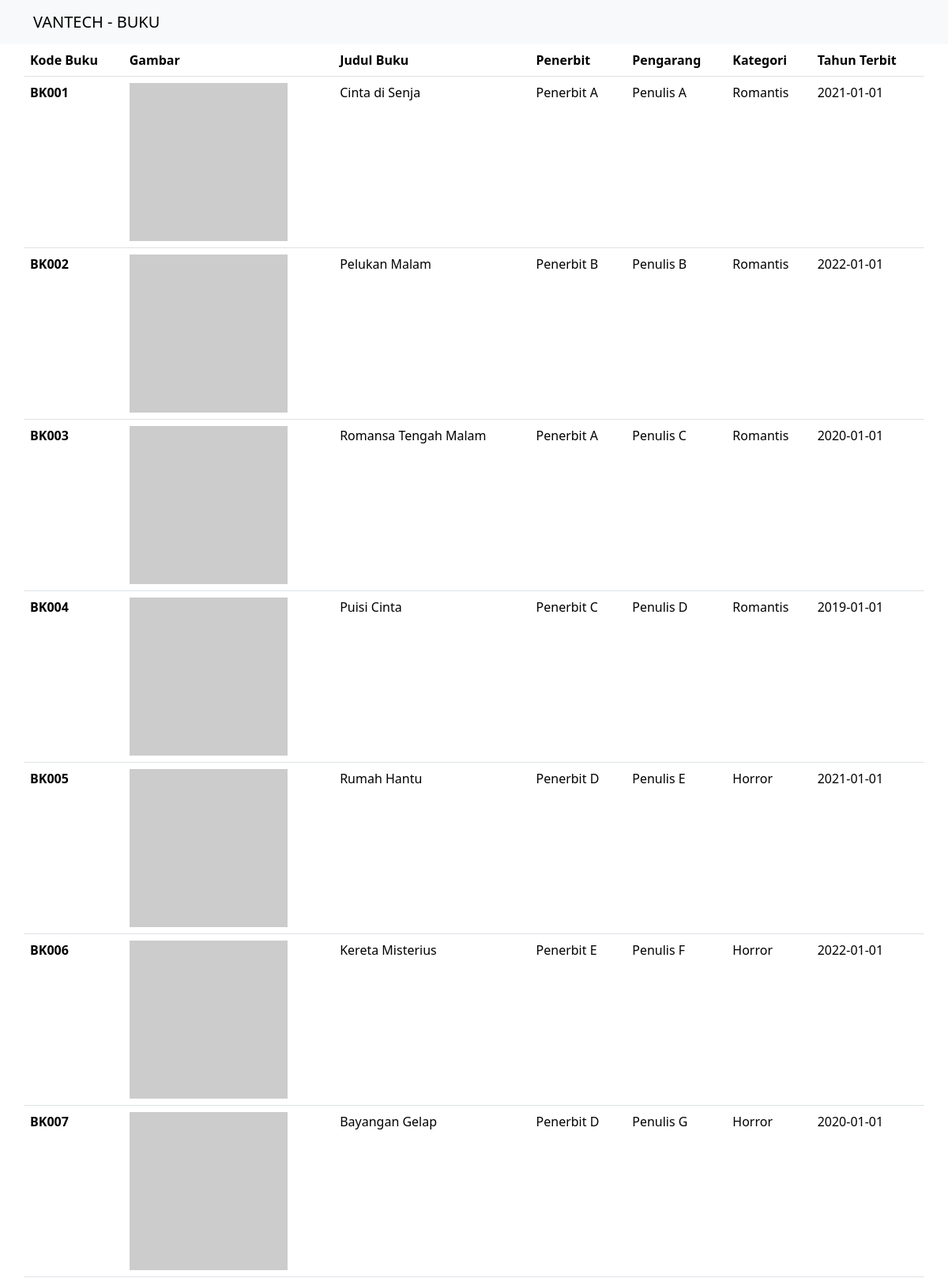
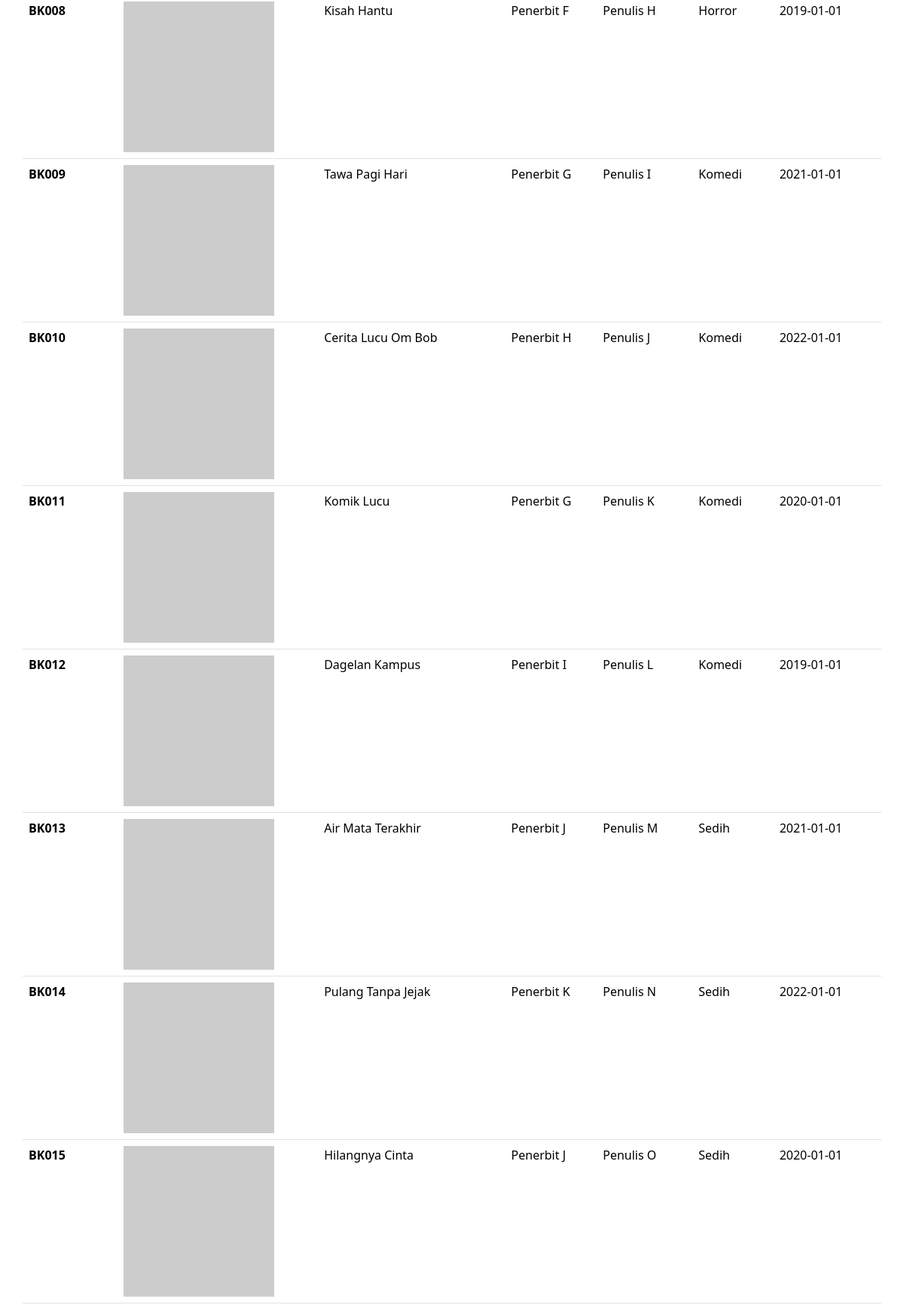
The page / (upper part) on the database its author committed (2 pictures, top to bottom).
### tables this page shows
CREATE TABLE `buku` (
  `id_buku` char(5) NOT NULL,
  `judul_buku` varchar(100) NOT NULL,
  `penerbit` varchar(100) NOT NULL,
  `pengarang` varchar(100) NOT NULL,
  `kategori` enum('Horror','Romantis','Komedi','Sedih','Bahagia') NOT NULL,
  `tahun_terbit` date NOT NULL
);

### config/functions.php (called while the page is built)
<?php
function koneksi()
{
    $conn = mysqli_connect("localhost", "root", "", "prakweb_2023_b_213040045") or die('KONEKSI GAGAL');
    return $conn;
}
function query($query)
{
    $conn = koneksi();
    $result = mysqli_query($conn, $query);
    $rows = [];
    while ($row = mysqli_fetch_assoc($result)) {
        $rows[] = $row;
    }
    return $rows;
}

### index.php (the view, shortened to what this page needs)
<?php
require 'config/functions.php';
?>
<!doctype html>
<html lang="en">
<head>
  <link href="https://cdn.jsdelivr.net/npm/bootstrap@5.3.2/dist/css/bootstrap.min.css" rel="stylesheet">
</head>
<body>
  <nav class="navbar bg-body-tertiary">
    <div class="container">
      <a class="navbar-brand">VANTECH - BUKU</a>
    </div>
  </nav>
  <section class="main">
    <div class="container">
      <div class="row">
        <?php $buku = query("SELECT * FROM buku"); ?>
        <table class="table">
          <thead>
            <tr>
              <th scope="col">Kode Buku</th>
              <th scope="col">Gambar</th>
              <th scope="col">Judul Buku</th>
              <th scope="col">Penerbit</th>
              <th scope="col">Pengarang</th>
              <th scope="col">Kategori</th>
              <th scope="col">Tahun Terbit</th>
            </tr>
          </thead>
          <tbody>
            <?php foreach ($buku as $bk) : ?>
              <tr>
                <th scope="row"><?= $bk['id_buku']; ?></th>
                <td><img src="https://picsum.photos/200/200"></td>
                <td><?= $bk['judul_buku']; ?></td>
                <td><?= $bk['penerbit']; ?></td>
                <td><?= $bk['pengarang']; ?></td>
                <td><?= $bk['kategori']; ?></td>
                <td><?= $bk['tahun_terbit']; ?></td>
              </tr>
            <?php endforeach; ?>
          </tbody>
        </table>
      </div>
    </div>
  </section>
</body>
</html>

### rows shown on the page
buku: id_buku "BK001", judul_buku "Cinta di Senja", penerbit "Penerbit A", pengarang "Penulis A", kategori "Romantis", tahun_terbit "2021-01-01"
buku: id_buku "BK002", judul_buku "Pelukan Malam", penerbit "Penerbit B", pengarang "Penulis B", kategori "Romantis", tahun_terbit "2022-01-01"
buku: id_buku "BK003", judul_buku "Romansa Tengah Malam", penerbit "Penerbit A", pengarang "Penulis C", kategori "Romantis", tahun_terbit "2020-01-01"
buku: id_buku "BK004", judul_buku "Puisi Cinta", penerbit "Penerbit C", pengarang "Penulis D", kategori "Romantis", tahun_terbit "2019-01-01"
buku: id_buku "BK005", judul_buku "Rumah Hantu", penerbit "Penerbit D", pengarang "Penulis E", kategori "Horror", tahun_terbit "2021-01-01"
buku: id_buku "BK006", judul_buku "Kereta Misterius", penerbit "Penerbit E", pengarang "Penulis F", kategori "Horror", tahun_terbit "2022-01-01"
buku: id_buku "BK007", judul_buku "Bayangan Gelap", penerbit "Penerbit D", pengarang "Penulis G", kategori "Horror", tahun_terbit "2020-01-01"
buku: id_buku "BK008", judul_buku "Kisah Hantu", penerbit "Penerbit F", pengarang "Penulis H", kategori "Horror", tahun_terbit "2019-01-01"
buku: id_buku "BK009", judul_buku "Tawa Pagi Hari", penerbit "Penerbit G", pengarang "Penulis I", kategori "Komedi", tahun_terbit "2021-01-01"
buku: id_buku "BK010", judul_buku "Cerita Lucu Om Bob", penerbit "Penerbit H", pengarang "Penulis J", kategori "Komedi", tahun_terbit "2022-01-01"
buku: id_buku "BK011", judul_buku "Komik Lucu", penerbit "Penerbit G", pengarang "Penulis K", kategori "Komedi", tahun_terbit "2020-01-01"
buku: id_buku "BK012", judul_buku "Dagelan Kampus", penerbit "Penerbit I", pengarang "Penulis L", kategori "Komedi", tahun_terbit "2019-01-01"
buku: id_buku "BK013", judul_buku "Air Mata Terakhir", penerbit "Penerbit J", pengarang "Penulis M", kategori "Sedih", tahun_terbit "2021-01-01"
buku: id_buku "BK014", judul_buku "Pulang Tanpa Jejak", penerbit "Penerbit K", pengarang "Penulis N", kategori "Sedih", tahun_terbit "2022-01-01"
buku: id_buku "BK015", judul_buku "Hilangnya Cinta", penerbit "Penerbit J", pengarang "Penulis O", kategori "Sedih", tahun_terbit "2020-01-01"
